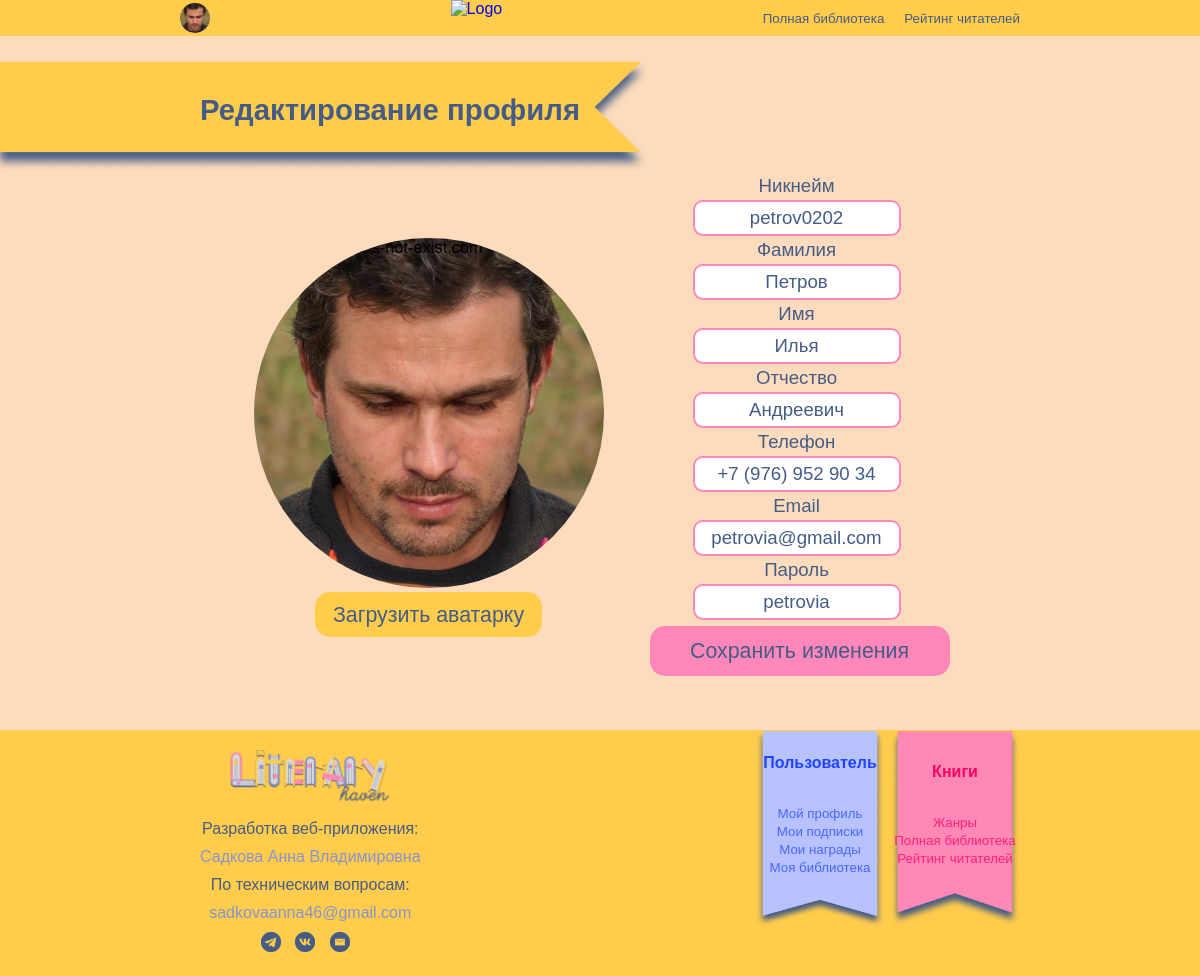
The app's page /editprofile.php?acc=3 with its own data.
### tables this page shows
CREATE TABLE `user` (
  `UserId` int(11) NOT NULL AUTO_INCREMENT,
  `Surname` varchar(100) NOT NULL,
  `Name` varchar(100) NOT NULL,
  `Fathername` varchar(100) DEFAULT NULL,
  `UserPhoto` varchar(100) DEFAULT NULL,
  `Nickname` varchar(50) DEFAULT NULL,
  `Phone` varchar(18) NOT NULL,
  `Password` varchar(10) NOT NULL,
  `Email` varchar(70) NOT NULL,
  `Scores` int(11) DEFAULT NULL,
  `Role` int(11) NOT NULL,
  `Status` int(11) NOT NULL,
  `Block` bit(1) DEFAULT NULL,
  PRIMARY KEY (`UserId`),
  KEY `Role` (`Role`),
  KEY `Status` (`Status`),
  CONSTRAINT `user_ibfk_1` FOREIGN KEY (`Role`) REFERENCES `role` (`RoleId`),
  CONSTRAINT `user_ibfk_2` FOREIGN KEY (`Status`) REFERENCES `status` (`StatusId`)
);

### public_html/editprofile.php (the view, shortened to what this page needs)
<?php
if (isset($_SESSION['acc'])) {
    $acc = $_SESSION['acc'];
} elseif (isset($_GET['acc'])) {
    $acc = $_GET['acc'];
} else {
    header("Location: autorisation.php");
    exit();
}
$host="localhost";
$dbname="sadkovaann";
$password="R2UJCEw@Q";
$user="sadkovaann";
$db_connect = mysqli_connect($host, $user, $password, $dbname);
$roleCheck = "SELECT Role FROM user WHERE UserId = $acc";
$roleCheckSql = mysqli_query($db_connect, $roleCheck);
if ($roleCheckSql && mysqli_num_rows($roleCheckSql) > 0) {
    $rowRole = mysqli_fetch_assoc($roleCheckSql);
    $RoleId = $rowRole['Role'];
}
if($RoleId == 2){
    $usQuery = "SELECT * FROM user WHERE UserId = $acc";
    $usResult = mysqli_query($db_connect, $usQuery);
    if ($usResult) {
        $userData = mysqli_fetch_assoc($usResult);
    } else {
        die("Ошибка выполнения запроса: " . mysqli_error($db_connect));
    }
}
?>
<!DOCTYPE html>
<html lang="ru">
<head>
    <link rel="stylesheet" href="style.css">
<body>
    <header>
        <div class="user-profile">
            <?php
            $q1 = "SELECT UserPhoto FROM user WHERE UserId = $acc";
            $sql1 = mysqli_query($db_connect, $q1);
            if ($sql1 && mysqli_num_rows($sql1) > 0) {
                $row = mysqli_fetch_assoc($sql1);
                $imageName = $row['UserPhoto'];
                $profimage = "Images/Profile/" . $imageName;
                echo "<a href='profile.php'>
                        <img src='$profimage' alt='Профиль' class='profile-icon'>
                    </a>";
            } else {
                echo "<a href='profile.php'>
                        <img src='Images/Profile/NoPhoto.png' alt='Профиль' class='profile-icon'>
                    </a>";
            }
            ?>
        </div>
        <div class="logo">
            <a href="index.php">
                <img src="Images/Logo/logo.png" alt="Logo">
            </a>
        </div>
        <nav>
            <ul>
                <li><a href="library.php">Полная библиотека</a></li>
                <li><a href="readers.php">Рейтинг читателей</a></li>
            </ul>
        </nav>
    </header>
    <section class='select-book-rewiew' style='margin: 0;'>
    <div id="left" class="section-bookmark" style="background-image: url('Images/Navigation/YellowSection.png'); margin-top: 2%">
        <?php
        if($RoleId == 2){
            echo "<h2 class='section-title'>Редактирование профиля</h2>";
        }
        else if ($RoleId == 1){
            echo "<h2 class='section-title'>Новый администратор</h2>";
        }
        ?>
    </div>
    <center>
        <table style="margin-bottom: 3%;">
            <tr>
                <?php
                if($RoleId == 2){
                    echo "<td style='padding-right: 40px'>";
                    $bookImages = "Images/Profile/" . $userData['UserPhoto'];
                    $SelBookImg = $bookImages;
                    echo "<center><img class='us-prof-img' id='us-prof-img' src='$SelBookImg' style='margin-bottom:3%'><br>";
                    echo "<label for='us-img-tb' class='add-img-book' onchange='previewImage(event)'>Загрузить аватарку</label>
                    </center>
                    </td>";
                }
                ?>
                <td>
                    <center>
                        <form action='profileeditcode.php' method='POST' class='new-read-book-user' enctype="multipart/form-data">
                            <?php
                            if($RoleId == 2){
                                echo "<label for='user-nname-box'>Никнейм</label><br>
                                <input type='text' readonly name='user-nname-box' id='user-nname-box' value='{$userData['Nickname']}'>
                                <br>";
                            }
                            ?>
                            <label for="user-sname-box">Фамилия</label><br>
                            <input type="text" required name="user-sname-box" id="user-sname-box" value='<?php if($RoleId == 2) { echo $userData['Surname'];}?>'><br>
                            <label for="user-name-box">Имя</label><br>
                            <input type="text" required name="user-name-box" id="user-name-box" value='<?php if($RoleId == 2) { echo $userData['Name'];}?>'><br>
                            <label for="user-fname-box">Отчество</label><br>
                            <input type="text" required name="user-fname-box" id="user-fname-box" value='<?php if($RoleId == 2) { echo $userData['Fathername'];}?>'><br>
                            <label for="user-ph-box">Телефон</label><br>
                            <input type="text" <?php if($RoleId == 2){ echo 'readonly';}?> name="user-ph-box" id="user-ph-box" value='<?php if($RoleId == 2) { echo $userData['Phone'];}?>'><br>
                            <label for="user-mail-box">Email</label><br>
                            <input type="text" required name="user-mail-box" id="user-mail-box" value='<?php if($RoleId == 2) { echo $userData['Email'];}?>'><br>
                            <label for="user-pass-box">Пароль</label><br>
                            <input type="text" required name="user-pass-box" id="user-pass-box" value='<?php if($RoleId == 2) { echo $userData['Password'];}?>'><br>
                            <input type="submit" id='AddNewReading' value="Сохранить изменения">
                        </form>
                    </center>
                </td>
            </tr>
        </table>
    </center>
    </section>
    <center>
        <footer <?php if (isset($RoleId) && $RoleId == 1) echo 'style="display: flex; align-items: center; justify-content: center;"'; ?>>
            <div class="footer-content">
                <a href="#"><img src="Images/Logo/logo2.png" alt="Logo" class="footer-logo"></a>
                <p style="color:#455C86">Разработка веб-приложения:</p>
                <p>Садкова Анна Владимировна</p>
                <p style="color:#455C86">По техническим вопросам:</p>
                <a href='mailto:sadkovaanna46@gmail.com?subject=Сайт%20LiteraryHaven'><p>sadkovaanna46@gmail.com</p></a>
                <div class="social-icons">
                <a href="#"><img src="Images/Social/telegram.png" alt="Telegram"></a>
                <a href="#"><img src="Images/Social/vk.png" alt="VK"></a>
                <a href="mailto:sadkovaanna46@gmail.com?subject=Сайт%20LiteraryHaven"><img src="Images/Social/email.png" alt="Email"></a>
                </div>
            </div>
            <div class="footer-menu" <?php if (isset($RoleId) && $RoleId == 1) echo 'style="display: none;"'; ?>>
                <div class="user-menu">
                    <h3>Пользователь</h3>
                    <ul>
                        <li><a href="profile.php">Мой профиль</a></li>
                        <li><a href="subscribtion.php?mysub=1">Мои подписки</a></li>
                        <li><a href="awards.php">Мои награды</a></li>
                        <li><a href="library.php?mylib=1">Моя библиотека</a></li>
                    </ul>
                </div>
                <div class="books-menu">
                    <h3>Книги</h3>
                    <ul>
                        <li><a href="allgenres.php">Жанры</a></li>
                        <li><a href="library.php">Полная библиотека</a></li>
                        <li><a href="readers.php">Рейтинг читателей</a></li>
                    </ul>
                </div>
            </div>
        </footer>
    </center>
</body>
</html>

### records on screen
user: UserPhoto (picture), user-nname-box "petrov0202", user-sname-box "Петров", user-name-box "Илья", user-fname-box "Андреевич", user-ph-box "+7 (976) 952 90 34", user-mail-box "petrovia@gmail.com", user-pass-box "petrovia"
